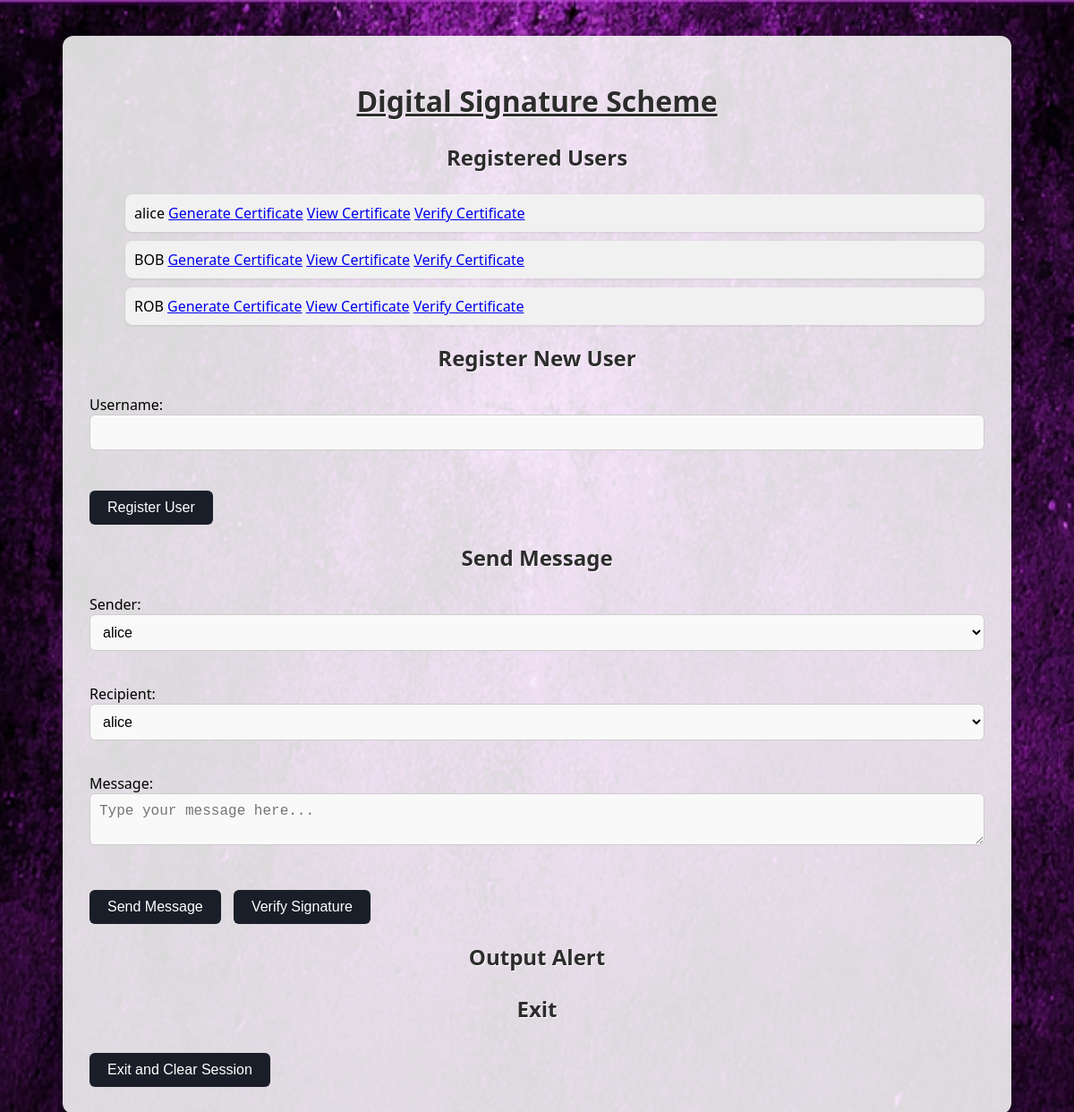
The page / on the database its author committed.
### app.py (models this page shows)
class User(db.Model):
    id = db.Column(db.Integer, primary_key=True)
    username = db.Column(db.String(80), unique=True, nullable=False)
    private_key = db.Column(db.Text, nullable=False)
    public_key = db.Column(db.Text, nullable=False)
    certificate = db.Column(db.Text, nullable=True)  # New column for storing certificates

### app.py (the view, shortened to what this page needs)
@app.route("/", methods=["GET", "POST"])
def index():
    '''users = User.query.all()
    return render_template("index.html", users=users)'''
    users = User.query.all()
    selected_sender = session.get("current_sender", "")
    selected_recipient = session.get("current_recipient", "")
    return render_template("index.html", users=users, selected_sender=selected_sender, selected_recipient=selected_recipient)

### templates/index.html (shortened to what this page needs)
<!DOCTYPE html>
<html lang="en">
<head>
    <link rel="stylesheet" href="{{ url_for('static', filename='styles.css') }}">
</head>
<body>
    <div class="container">
        <h1><b><u>Digital Signature Scheme</u></b></h1>
        <h2>Registered Users</h2>
        <ul>
            {% for user in users %}
                <li>
                    {{ user.username }}
                    <a href="{{ url_for('generate_certificate_route', username=user.username) }}">Generate Certificate</a>
                    <a href="{{ url_for('view_certificate_route', username=user.username) }}">View Certificate</a>
                    <a href="{{ url_for('verify_certificate_route', username=user.username) }}">Verify Certificate</a>
                </li>
            {% endfor %}
        </ul>
        <h2>Register New User</h2>
        <form method="POST">
            <label for="username">Username:</label><br>
            <input type="text" id="username" name="username" required><br><br>
            <button type="submit" name="action" value="register">Register User</button>
        </form>
        <h2>Send Message</h2>
        <form method="POST">
            <label for="sender">Sender:</label><br>
            <select id="sender" name="sender" required>
                {% for user in users %}
                    <option value="{{ user.username }}" {% if user.username == selected_sender %}selected{% endif %}>
                        {{ user.username }}
                    </option>
                {% endfor %}
            </select>
            <br><br>
            <label for="recipient">Recipient:</label><br>
            <select id="recipient" name="recipient" required>
                {% for user in users %}
                    <option value="{{ user.username }}" {% if user.username == selected_recipient %}selected{% endif %}>
                        {{ user.username }}
                    </option>
                {% endfor %}
            </select>
            <br><br>
            <label for="message">Message:</label><br>
            <textarea id="message" name="message" placeholder="Type your message here..." oninput="checkTampering()">{{ session.get('signed_message', '') }}</textarea><br><br>
            <button type="submit" name="action" value="send">Send Message</button>
            <button type="submit" name="action" value="verify">Verify Signature</button>
        </form>
        <h2>Output Alert</h2>
        <h2>Exit</h2>
        <form method="POST">
            <button type="submit" name="action" value="exit">Exit and Clear Session</button>
        </form>
    </div>
</body>
</html>

### static/styles.css (style rules this page uses)
body { margin: 0; padding: 0; font-family: 'Segoe UI', sans-serif; background-color: #D4a1fe; background-image: url('pup.avif'); background-size: cover; background-position: center; background-repeat: no-repeat; }
.container { background-color: rgba(255, 255, 255, 0.85); max-width: 1000px; margin: 40px auto; padding: 30px; border-radius: 12px; box-shadow: 0 8px 24px rgba(0, 0, 0, 0.2); z-index: 1; position: relative; }
h1, h2 { text-align: center; color: #2c2c2c; margin-bottom: 25px; font-weight: 600; text-shadow: 1px 1px #fff; }
input, select, textarea { width: 100%; padding: 10px; border: 1px solid #ccc; border-radius: 6px; margin-bottom: 15px; box-sizing: border-box; font-size: 1rem; background-color: #f9f9f9; }
button { padding: 10px 20px; margin-top: 8px; margin-right: 10px; border: none; background-color: #191E28; color: white; border-radius: 6px; cursor: pointer; font-size: 1rem; transition: background-color 0.3s ease, transform 0.2s ease; }
ul li { margin-bottom: 10px; padding: 10px; background-color: #f1f1f1; border-radius: 8px; box-shadow: 0 1px 3px rgba(0, 0, 0, 0.1); list-style-type: none; }

### rows shown on the page
User: username "alice"
User: username "BOB"
User: username "ROB"

### other values the page prints
form field sender "alice"
form field recipient "alice"
